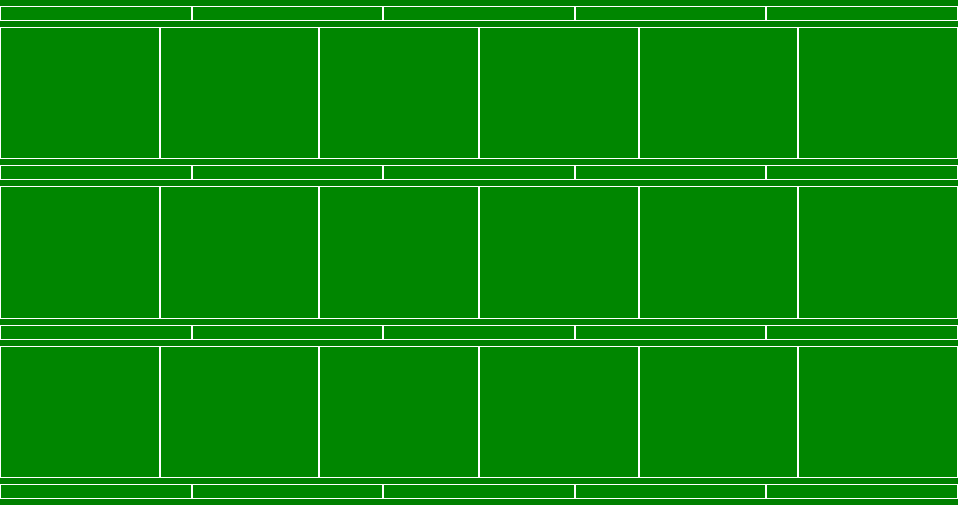
<?xml version="1.0" encoding="UTF-8"?>
<ui version="4.0">
 <class>Form</class>
 <widget class="QWidget" name="Form">
  <property name="geometry">
   <rect>
    <x>0</x>
    <y>0</y>
    <width>958</width>
    <height>505</height>
   </rect>
  </property>
  <property name="sizePolicy">
   <sizepolicy hsizetype="Ignored" vsizetype="Ignored">
    <horstretch>0</horstretch>
    <verstretch>0</verstretch>
   </sizepolicy>
  </property>
  <property name="font">
   <font>
    <kerning>true</kerning>
   </font>
  </property>
  <property name="windowTitle">
   <string>Form</string>
  </property>
  <property name="styleSheet">
   <string notr="true">QWidget#Form{background-color: rgb(98, 171, 32);}</string>
  </property>
  <layout class="QVBoxLayout" name="verticalLayout">
   <property name="spacing">
    <number>0</number>
   </property>
   <property name="leftMargin">
    <number>0</number>
   </property>
   <property name="topMargin">
    <number>0</number>
   </property>
   <property name="rightMargin">
    <number>0</number>
   </property>
   <property name="bottomMargin">
    <number>0</number>
   </property>
   <item>
    <widget class="QWidget" name="Frame" native="true">
     <property name="styleSheet">
      <string notr="true">#Frame{background-color:green;}</string>
     </property>
     <layout class="QVBoxLayout" name="verticalLayout1" stretch="1,5,1,5,1,5,1">
      <property name="spacing">
       <number>0</number>
      </property>
      <property name="leftMargin">
       <number>0</number>
      </property>
      <property name="topMargin">
       <number>0</number>
      </property>
      <property name="rightMargin">
       <number>0</number>
      </property>
      <property name="bottomMargin">
       <number>0</number>
      </property>
      <item>
       <widget class="QWidget" name="horizontalWidget_11" native="true">
        <property name="sizePolicy">
         <sizepolicy hsizetype="Minimum" vsizetype="Minimum">
          <horstretch>0</horstretch>
          <verstretch>0</verstretch>
         </sizepolicy>
        </property>
        <property name="styleSheet">
         <string notr="true">QPushButton:pressed {
       background-color: rgb(222, 255, 220);
    }</string>
        </property>
        <layout class="QHBoxLayout" name="horizontalLayout_43">
         <property name="spacing">
          <number>0</number>
         </property>
         <property name="sizeConstraint">
          <enum>QLayout::SetDefaultConstraint</enum>
         </property>
         <property name="leftMargin">
          <number>0</number>
         </property>
         <property name="topMargin">
          <number>0</number>
         </property>
         <property name="rightMargin">
          <number>0</number>
         </property>
         <property name="bottomMargin">
          <number>0</number>
         </property>
         <item>
          <widget class="QPushButton" name="btn_fence_0">
           <property name="sizePolicy">
            <sizepolicy hsizetype="Minimum" vsizetype="Minimum">
             <horstretch>0</horstretch>
             <verstretch>0</verstretch>
            </sizepolicy>
           </property>
           <property name="maximumSize">
            <size>
             <width>16777215</width>
             <height>15</height>
            </size>
           </property>
           <property name="styleSheet">
            <string notr="true">border:0.5px solid white;
background-color: rgba(0, 255, 0, 12);</string>
           </property>
           <property name="text">
            <string/>
           </property>
          </widget>
         </item>
         <item>
          <widget class="QPushButton" name="btn_fence_1">
           <property name="enabled">
            <bool>true</bool>
           </property>
           <property name="sizePolicy">
            <sizepolicy hsizetype="Minimum" vsizetype="Minimum">
             <horstretch>0</horstretch>
             <verstretch>0</verstretch>
            </sizepolicy>
           </property>
           <property name="maximumSize">
            <size>
             <width>16777215</width>
             <height>15</height>
            </size>
           </property>
           <property name="toolTipDuration">
            <number>-1</number>
           </property>
           <property name="styleSheet">
            <string notr="true">border:0.5px solid white;
background-color: rgba(0, 255, 0, 12);</string>
           </property>
           <property name="text">
            <string/>
           </property>
          </widget>
         </item>
         <item>
          <widget class="QPushButton" name="btn_fence_2">
           <property name="sizePolicy">
            <sizepolicy hsizetype="Minimum" vsizetype="Minimum">
             <horstretch>0</horstretch>
             <verstretch>0</verstretch>
            </sizepolicy>
           </property>
           <property name="maximumSize">
            <size>
             <width>16777215</width>
             <height>15</height>
            </size>
           </property>
           <property name="styleSheet">
            <string notr="true">border:0.5px solid white;
background-color: rgba(0, 255, 0, 12);</string>
           </property>
           <property name="text">
            <string/>
           </property>
          </widget>
         </item>
         <item>
          <widget class="QPushButton" name="btn_fence_3">
           <property name="sizePolicy">
            <sizepolicy hsizetype="Minimum" vsizetype="Minimum">
             <horstretch>0</horstretch>
             <verstretch>0</verstretch>
            </sizepolicy>
           </property>
           <property name="maximumSize">
            <size>
             <width>16777215</width>
             <height>15</height>
            </size>
           </property>
           <property name="styleSheet">
            <string notr="true">border:0.5px solid white;
background-color: rgba(0, 255, 0, 12);</string>
           </property>
           <property name="text">
            <string/>
           </property>
          </widget>
         </item>
         <item>
          <widget class="QPushButton" name="btn_fence_4">
           <property name="sizePolicy">
            <sizepolicy hsizetype="Minimum" vsizetype="Minimum">
             <horstretch>0</horstretch>
             <verstretch>0</verstretch>
            </sizepolicy>
           </property>
           <property name="maximumSize">
            <size>
             <width>16777215</width>
             <height>15</height>
            </size>
           </property>
           <property name="styleSheet">
            <string notr="true">border:0.5px solid white;
background-color: rgba(0, 255, 0, 12);</string>
           </property>
           <property name="text">
            <string/>
           </property>
          </widget>
         </item>
        </layout>
       </widget>
      </item>
      <item>
       <layout class="QHBoxLayout" name="horizontalLayout_A" stretch="1,30,1,30,1,30,1,30,1,30,1">
        <property name="spacing">
         <number>0</number>
        </property>
        <property name="leftMargin">
         <number>0</number>
        </property>
        <property name="rightMargin">
         <number>0</number>
        </property>
        <item>
         <widget class="QPushButton" name="btn_fence_5">
          <property name="sizePolicy">
           <sizepolicy hsizetype="Minimum" vsizetype="Minimum">
            <horstretch>0</horstretch>
            <verstretch>0</verstretch>
           </sizepolicy>
          </property>
          <property name="minimumSize">
           <size>
            <width>15</width>
            <height>0</height>
           </size>
          </property>
          <property name="maximumSize">
           <size>
            <width>16777215</width>
            <height>16777215</height>
           </size>
          </property>
          <property name="styleSheet">
           <string notr="true">border:0.5px solid white;
background-color: rgba(0, 255, 0, 12);</string>
          </property>
          <property name="text">
           <string/>
          </property>
         </widget>
        </item>
        <item>
         <layout class="QHBoxLayout" name="hlo_0_0">
          <property name="spacing">
           <number>0</number>
          </property>
         </layout>
        </item>
        <item>
         <widget class="QPushButton" name="btn_fence_6">
          <property name="sizePolicy">
           <sizepolicy hsizetype="Minimum" vsizetype="Minimum">
            <horstretch>0</horstretch>
            <verstretch>0</verstretch>
           </sizepolicy>
          </property>
          <property name="minimumSize">
           <size>
            <width>15</width>
            <height>0</height>
           </size>
          </property>
          <property name="maximumSize">
           <size>
            <width>16777215</width>
            <height>16777215</height>
           </size>
          </property>
          <property name="styleSheet">
           <string notr="true">border:0.5px solid white;
background-color: rgba(0, 255, 0, 12);</string>
          </property>
          <property name="text">
           <string/>
          </property>
         </widget>
        </item>
        <item>
         <layout class="QHBoxLayout" name="hlo_0_1">
          <property name="spacing">
           <number>0</number>
          </property>
          <property name="rightMargin">
           <number>0</number>
          </property>
         </layout>
        </item>
        <item>
         <widget class="QPushButton" name="btn_fence_7">
          <property name="sizePolicy">
           <sizepolicy hsizetype="Minimum" vsizetype="Minimum">
            <horstretch>0</horstretch>
            <verstretch>0</verstretch>
           </sizepolicy>
          </property>
          <property name="minimumSize">
           <size>
            <width>15</width>
            <height>0</height>
           </size>
          </property>
          <property name="maximumSize">
           <size>
            <width>16777215</width>
            <height>16777215</height>
           </size>
          </property>
          <property name="styleSheet">
           <string notr="true">border:0.5px solid white;
background-color: rgba(0, 255, 0, 12);</string>
          </property>
          <property name="text">
           <string/>
          </property>
         </widget>
        </item>
        <item>
         <layout class="QHBoxLayout" name="hlo_0_2">
          <property name="spacing">
           <number>0</number>
          </property>
          <property name="rightMargin">
           <number>0</number>
          </property>
         </layout>
        </item>
        <item>
         <widget class="QPushButton" name="btn_fence_8">
          <property name="sizePolicy">
           <sizepolicy hsizetype="Minimum" vsizetype="Minimum">
            <horstretch>0</horstretch>
            <verstretch>0</verstretch>
           </sizepolicy>
          </property>
          <property name="minimumSize">
           <size>
            <width>15</width>
            <height>0</height>
           </size>
          </property>
          <property name="maximumSize">
           <size>
            <width>16777215</width>
            <height>16777215</height>
           </size>
          </property>
          <property name="styleSheet">
           <string notr="true">border:0.5px solid white;
background-color: rgba(0, 255, 0, 12);</string>
          </property>
          <property name="text">
           <string/>
          </property>
         </widget>
        </item>
        <item>
         <layout class="QHBoxLayout" name="hlo_0_3">
          <property name="spacing">
           <number>0</number>
          </property>
          <property name="rightMargin">
           <number>0</number>
          </property>
         </layout>
        </item>
        <item>
         <widget class="QPushButton" name="btn_fence_9">
          <property name="sizePolicy">
           <sizepolicy hsizetype="Minimum" vsizetype="Minimum">
            <horstretch>0</horstretch>
            <verstretch>0</verstretch>
           </sizepolicy>
          </property>
          <property name="minimumSize">
           <size>
            <width>15</width>
            <height>0</height>
           </size>
          </property>
          <property name="maximumSize">
           <size>
            <width>16777215</width>
            <height>16777215</height>
           </size>
          </property>
          <property name="styleSheet">
           <string notr="true">border:0.5px solid white;
background-color: rgba(0, 255, 0, 12);</string>
          </property>
          <property name="text">
           <string/>
          </property>
         </widget>
        </item>
        <item>
         <layout class="QHBoxLayout" name="hlo_0_4">
          <property name="spacing">
           <number>0</number>
          </property>
          <property name="rightMargin">
           <number>0</number>
          </property>
         </layout>
        </item>
        <item>
         <widget class="QPushButton" name="btn_fence_10">
          <property name="sizePolicy">
           <sizepolicy hsizetype="Minimum" vsizetype="Minimum">
            <horstretch>0</horstretch>
            <verstretch>0</verstretch>
           </sizepolicy>
          </property>
          <property name="minimumSize">
           <size>
            <width>15</width>
            <height>0</height>
           </size>
          </property>
          <property name="maximumSize">
           <size>
            <width>16777215</width>
            <height>16777215</height>
           </size>
          </property>
          <property name="styleSheet">
           <string notr="true">border:0.5px solid white;
background-color: rgba(0, 255, 0, 12);</string>
          </property>
          <property name="text">
           <string/>
          </property>
         </widget>
        </item>
       </layout>
      </item>
      <item>
       <widget class="QWidget" name="horizontalWidget_14" native="true">
        <property name="styleSheet">
         <string notr="true">QPushButton:pressed {
       background-color: rgb(222, 255, 220);
    }</string>
        </property>
        <layout class="QHBoxLayout" name="horizontalLayout_44">
         <property name="spacing">
          <number>0</number>
         </property>
         <property name="sizeConstraint">
          <enum>QLayout::SetDefaultConstraint</enum>
         </property>
         <property name="leftMargin">
          <number>0</number>
         </property>
         <property name="topMargin">
          <number>0</number>
         </property>
         <property name="rightMargin">
          <number>0</number>
         </property>
         <property name="bottomMargin">
          <number>0</number>
         </property>
         <item>
          <widget class="QPushButton" name="btn_fence_11">
           <property name="sizePolicy">
            <sizepolicy hsizetype="Minimum" vsizetype="Minimum">
             <horstretch>0</horstretch>
             <verstretch>0</verstretch>
            </sizepolicy>
           </property>
           <property name="maximumSize">
            <size>
             <width>16777215</width>
             <height>15</height>
            </size>
           </property>
           <property name="styleSheet">
            <string notr="true">border:0.5px solid white;
background-color: rgba(0, 255, 0, 12);</string>
           </property>
           <property name="text">
            <string/>
           </property>
          </widget>
         </item>
         <item>
          <widget class="QPushButton" name="btn_fence_12">
           <property name="enabled">
            <bool>true</bool>
           </property>
           <property name="sizePolicy">
            <sizepolicy hsizetype="Minimum" vsizetype="Minimum">
             <horstretch>0</horstretch>
             <verstretch>0</verstretch>
            </sizepolicy>
           </property>
           <property name="maximumSize">
            <size>
             <width>16777215</width>
             <height>15</height>
            </size>
           </property>
           <property name="toolTipDuration">
            <number>-1</number>
           </property>
           <property name="styleSheet">
            <string notr="true">border:0.5px solid white;
background-color: rgba(0, 255, 0, 12);</string>
           </property>
           <property name="text">
            <string/>
           </property>
          </widget>
         </item>
         <item>
          <widget class="QPushButton" name="btn_fence_13">
           <property name="sizePolicy">
            <sizepolicy hsizetype="Minimum" vsizetype="Minimum">
             <horstretch>0</horstretch>
             <verstretch>0</verstretch>
            </sizepolicy>
           </property>
           <property name="maximumSize">
            <size>
             <width>16777215</width>
             <height>15</height>
            </size>
           </property>
           <property name="styleSheet">
            <string notr="true">border:0.5px solid white;
background-color: rgba(0, 255, 0, 12);</string>
           </property>
           <property name="text">
            <string/>
           </property>
          </widget>
         </item>
         <item>
          <widget class="QPushButton" name="btn_fence_14">
           <property name="sizePolicy">
            <sizepolicy hsizetype="Minimum" vsizetype="Minimum">
             <horstretch>0</horstretch>
             <verstretch>0</verstretch>
            </sizepolicy>
           </property>
           <property name="maximumSize">
            <size>
             <width>16777215</width>
             <height>15</height>
            </size>
           </property>
           <property name="styleSheet">
            <string notr="true">border:0.5px solid white;
background-color: rgba(0, 255, 0, 12);</string>
           </property>
           <property name="text">
            <string/>
           </property>
          </widget>
         </item>
         <item>
          <widget class="QPushButton" name="btn_fence_15">
           <property name="sizePolicy">
            <sizepolicy hsizetype="Minimum" vsizetype="Minimum">
             <horstretch>0</horstretch>
             <verstretch>0</verstretch>
            </sizepolicy>
           </property>
           <property name="maximumSize">
            <size>
             <width>16777215</width>
             <height>15</height>
            </size>
           </property>
           <property name="styleSheet">
            <string notr="true">border:0.5px solid white;
background-color: rgba(0, 255, 0, 12);</string>
           </property>
           <property name="text">
            <string/>
           </property>
          </widget>
         </item>
        </layout>
       </widget>
      </item>
      <item>
       <layout class="QHBoxLayout" name="horizontalLayout_B" stretch="1,30,1,30,1,30,1,30,1,30,1">
        <property name="spacing">
         <number>0</number>
        </property>
        <property name="leftMargin">
         <number>0</number>
        </property>
        <property name="rightMargin">
         <number>0</number>
        </property>
        <item>
         <widget class="QPushButton" name="btn_fence_16">
          <property name="sizePolicy">
           <sizepolicy hsizetype="Minimum" vsizetype="Minimum">
            <horstretch>0</horstretch>
            <verstretch>0</verstretch>
           </sizepolicy>
          </property>
          <property name="minimumSize">
           <size>
            <width>15</width>
            <height>0</height>
           </size>
          </property>
          <property name="styleSheet">
           <string notr="true">border:0.5px solid white;
background-color: rgba(0, 255, 0, 12);</string>
          </property>
          <property name="text">
           <string/>
          </property>
         </widget>
        </item>
        <item>
         <layout class="QHBoxLayout" name="hlo_1_0">
          <property name="spacing">
           <number>0</number>
          </property>
         </layout>
        </item>
        <item>
         <widget class="QPushButton" name="btn_fence_17">
          <property name="sizePolicy">
           <sizepolicy hsizetype="Minimum" vsizetype="Minimum">
            <horstretch>0</horstretch>
            <verstretch>0</verstretch>
           </sizepolicy>
          </property>
          <property name="minimumSize">
           <size>
            <width>15</width>
            <height>0</height>
           </size>
          </property>
          <property name="styleSheet">
           <string notr="true">border:0.5px solid white;
background-color: rgba(0, 255, 0, 12);</string>
          </property>
          <property name="text">
           <string/>
          </property>
         </widget>
        </item>
        <item>
         <layout class="QHBoxLayout" name="hlo_1_1">
          <property name="spacing">
           <number>0</number>
          </property>
         </layout>
        </item>
        <item>
         <widget class="QPushButton" name="btn_fence_18">
          <property name="sizePolicy">
           <sizepolicy hsizetype="Minimum" vsizetype="Minimum">
            <horstretch>0</horstretch>
            <verstretch>0</verstretch>
           </sizepolicy>
          </property>
          <property name="minimumSize">
           <size>
            <width>15</width>
            <height>0</height>
           </size>
          </property>
          <property name="styleSheet">
           <string notr="true">border:0.5px solid white;
background-color: rgba(0, 255, 0, 12);</string>
          </property>
          <property name="text">
           <string/>
          </property>
         </widget>
        </item>
        <item>
         <layout class="QHBoxLayout" name="hlo_1_2">
          <property name="spacing">
           <number>0</number>
          </property>
         </layout>
        </item>
        <item>
         <widget class="QPushButton" name="btn_fence_19">
          <property name="sizePolicy">
           <sizepolicy hsizetype="Minimum" vsizetype="Minimum">
            <horstretch>0</horstretch>
            <verstretch>0</verstretch>
           </sizepolicy>
          </property>
          <property name="minimumSize">
           <size>
            <width>15</width>
            <height>0</height>
           </size>
          </property>
          <property name="styleSheet">
           <string notr="true">border:0.5px solid white;
background-color: rgba(0, 255, 0, 12);</string>
          </property>
          <property name="text">
           <string/>
          </property>
         </widget>
        </item>
        <item>
         <layout class="QHBoxLayout" name="hlo_1_3">
          <property name="spacing">
           <number>0</number>
          </property>
         </layout>
        </item>
        <item>
         <widget class="QPushButton" name="btn_fence_20">
          <property name="sizePolicy">
           <sizepolicy hsizetype="Minimum" vsizetype="Minimum">
            <horstretch>0</horstretch>
            <verstretch>0</verstretch>
           </sizepolicy>
          </property>
          <property name="minimumSize">
           <size>
            <width>15</width>
            <height>0</height>
           </size>
          </property>
          <property name="styleSheet">
           <string notr="true">border:0.5px solid white;
background-color: rgba(0, 255, 0, 12);</string>
          </property>
          <property name="text">
           <string/>
          </property>
         </widget>
        </item>
        <item>
         <layout class="QHBoxLayout" name="hlo_1_4">
          <property name="spacing">
           <number>0</number>
          </property>
         </layout>
        </item>
        <item>
         <widget class="QPushButton" name="btn_fence_21">
          <property name="sizePolicy">
           <sizepolicy hsizetype="Minimum" vsizetype="Minimum">
            <horstretch>0</horstretch>
            <verstretch>0</verstretch>
           </sizepolicy>
          </property>
          <property name="minimumSize">
           <size>
            <width>15</width>
            <height>0</height>
           </size>
          </property>
          <property name="styleSheet">
           <string notr="true">border:0.5px solid white;
background-color: rgba(0, 255, 0, 12);</string>
          </property>
          <property name="text">
           <string/>
          </property>
         </widget>
        </item>
       </layout>
      </item>
      <item>
       <widget class="QWidget" name="horizontalWidget_16" native="true">
        <property name="styleSheet">
         <string notr="true">QPushButton:pressed {
       background-color: rgb(222, 255, 220);
    }</string>
        </property>
        <layout class="QHBoxLayout" name="horizontalLayout_45">
         <property name="spacing">
          <number>0</number>
         </property>
         <property name="sizeConstraint">
          <enum>QLayout::SetDefaultConstraint</enum>
         </property>
         <property name="leftMargin">
          <number>0</number>
         </property>
         <property name="topMargin">
          <number>0</number>
         </property>
         <property name="rightMargin">
          <number>0</number>
         </property>
         <property name="bottomMargin">
          <number>0</number>
         </property>
         <item>
          <widget class="QPushButton" name="btn_fence_22">
           <property name="sizePolicy">
            <sizepolicy hsizetype="Minimum" vsizetype="Minimum">
             <horstretch>0</horstretch>
             <verstretch>0</verstretch>
            </sizepolicy>
           </property>
           <property name="maximumSize">
            <size>
             <width>16777215</width>
             <height>15</height>
            </size>
           </property>
           <property name="styleSheet">
            <string notr="true">border:0.5px solid white;
background-color: rgba(0, 255, 0, 12);</string>
           </property>
           <property name="text">
            <string/>
           </property>
          </widget>
         </item>
         <item>
          <widget class="QPushButton" name="btn_fence_23">
           <property name="enabled">
            <bool>true</bool>
           </property>
           <property name="sizePolicy">
            <sizepolicy hsizetype="Minimum" vsizetype="Minimum">
             <horstretch>0</horstretch>
             <verstretch>0</verstretch>
            </sizepolicy>
           </property>
           <property name="maximumSize">
            <size>
             <width>16777215</width>
             <height>15</height>
            </size>
           </property>
           <property name="toolTipDuration">
            <number>-1</number>
           </property>
           <property name="styleSheet">
            <string notr="true">border:0.5px solid white;
background-color: rgba(0, 255, 0, 12);</string>
           </property>
           <property name="text">
            <string/>
           </property>
          </widget>
         </item>
         <item>
          <widget class="QPushButton" name="btn_fence_24">
           <property name="sizePolicy">
            <sizepolicy hsizetype="Minimum" vsizetype="Minimum">
             <horstretch>0</horstretch>
             <verstretch>0</verstretch>
            </sizepolicy>
           </property>
           <property name="maximumSize">
            <size>
             <width>16777215</width>
             <height>15</height>
            </size>
           </property>
           <property name="styleSheet">
            <string notr="true">border:0.5px solid white;
background-color: rgba(0, 255, 0, 12);</string>
           </property>
           <property name="text">
            <string/>
           </property>
          </widget>
         </item>
         <item>
          <widget class="QPushButton" name="btn_fence_25">
           <property name="sizePolicy">
            <sizepolicy hsizetype="Minimum" vsizetype="Minimum">
             <horstretch>0</horstretch>
             <verstretch>0</verstretch>
            </sizepolicy>
           </property>
           <property name="maximumSize">
            <size>
             <width>16777215</width>
             <height>15</height>
            </size>
           </property>
           <property name="styleSheet">
            <string notr="true">border:0.5px solid white;
background-color: rgba(0, 255, 0, 12);</string>
           </property>
           <property name="text">
            <string/>
           </property>
          </widget>
         </item>
         <item>
          <widget class="QPushButton" name="btn_fence_26">
           <property name="sizePolicy">
            <sizepolicy hsizetype="Minimum" vsizetype="Minimum">
             <horstretch>0</horstretch>
             <verstretch>0</verstretch>
            </sizepolicy>
           </property>
           <property name="maximumSize">
            <size>
             <width>16777215</width>
             <height>15</height>
            </size>
           </property>
           <property name="styleSheet">
            <string notr="true">border:0.5px solid white;
background-color: rgba(0, 255, 0, 12);</string>
           </property>
           <property name="text">
            <string/>
           </property>
          </widget>
         </item>
        </layout>
       </widget>
      </item>
      <item>
       <layout class="QHBoxLayout" name="horizontalLayout_A_5" stretch="1,30,1,30,1,30,1,30,1,30,1">
        <property name="spacing">
         <number>0</number>
        </property>
        <property name="rightMargin">
         <number>0</number>
        </property>
        <item>
         <widget class="QPushButton" name="btn_fence_27">
          <property name="sizePolicy">
           <sizepolicy hsizetype="Minimum" vsizetype="Minimum">
            <horstretch>0</horstretch>
            <verstretch>0</verstretch>
           </sizepolicy>
          </property>
          <property name="minimumSize">
           <size>
            <width>15</width>
            <height>0</height>
           </size>
          </property>
          <property name="styleSheet">
           <string notr="true">border:0.5px solid white;
background-color: rgba(0, 255, 0, 12);</string>
          </property>
          <property name="text">
           <string/>
          </property>
         </widget>
        </item>
        <item>
         <layout class="QHBoxLayout" name="hlo_2_0">
          <property name="spacing">
           <number>0</number>
          </property>
         </layout>
        </item>
        <item>
         <widget class="QPushButton" name="btn_fence_28">
          <property name="sizePolicy">
           <sizepolicy hsizetype="Minimum" vsizetype="Minimum">
            <horstretch>0</horstretch>
            <verstretch>0</verstretch>
           </sizepolicy>
          </property>
          <property name="minimumSize">
           <size>
            <width>15</width>
            <height>0</height>
           </size>
          </property>
          <property name="styleSheet">
           <string notr="true">border:0.5px solid white;
background-color: rgba(0, 255, 0, 12);</string>
          </property>
          <property name="text">
           <string/>
          </property>
         </widget>
        </item>
        <item>
         <layout class="QHBoxLayout" name="hlo_2_1">
          <property name="spacing">
           <number>0</number>
          </property>
         </layout>
        </item>
        <item>
         <widget class="QPushButton" name="btn_fence_29">
          <property name="sizePolicy">
           <sizepolicy hsizetype="Minimum" vsizetype="Minimum">
            <horstretch>0</horstretch>
            <verstretch>0</verstretch>
           </sizepolicy>
          </property>
          <property name="minimumSize">
           <size>
            <width>15</width>
            <height>0</height>
           </size>
          </property>
          <property name="styleSheet">
           <string notr="true">border:0.5px solid white;
background-color: rgba(0, 255, 0, 12);</string>
          </property>
          <property name="text">
           <string/>
          </property>
         </widget>
        </item>
        <item>
         <layout class="QHBoxLayout" name="hlo_2_2">
          <property name="spacing">
           <number>0</number>
          </property>
         </layout>
        </item>
        <item>
         <widget class="QPushButton" name="btn_fence_30">
          <property name="sizePolicy">
           <sizepolicy hsizetype="Minimum" vsizetype="Minimum">
            <horstretch>0</horstretch>
            <verstretch>0</verstretch>
           </sizepolicy>
          </property>
          <property name="minimumSize">
           <size>
            <width>15</width>
            <height>0</height>
           </size>
          </property>
          <property name="styleSheet">
           <string notr="true">border:0.5px solid white;
background-color: rgba(0, 255, 0, 12);</string>
          </property>
          <property name="text">
           <string/>
          </property>
         </widget>
        </item>
        <item>
         <layout class="QHBoxLayout" name="hlo_2_3">
          <property name="spacing">
           <number>0</number>
          </property>
         </layout>
        </item>
        <item>
         <widget class="QPushButton" name="btn_fence_31">
          <property name="sizePolicy">
           <sizepolicy hsizetype="Minimum" vsizetype="Minimum">
            <horstretch>0</horstretch>
            <verstretch>0</verstretch>
           </sizepolicy>
          </property>
          <property name="minimumSize">
           <size>
            <width>15</width>
            <height>0</height>
           </size>
          </property>
          <property name="styleSheet">
           <string notr="true">border:0.5px solid white;
background-color: rgba(0, 255, 0, 12);</string>
          </property>
          <property name="text">
           <string/>
          </property>
         </widget>
        </item>
        <item>
         <layout class="QHBoxLayout" name="hlo_2_4">
          <property name="spacing">
           <number>0</number>
          </property>
         </layout>
        </item>
        <item>
         <widget class="QPushButton" name="btn_fence_32">
          <property name="sizePolicy">
           <sizepolicy hsizetype="Minimum" vsizetype="Minimum">
            <horstretch>0</horstretch>
            <verstretch>0</verstretch>
           </sizepolicy>
          </property>
          <property name="minimumSize">
           <size>
            <width>15</width>
            <height>0</height>
           </size>
          </property>
          <property name="styleSheet">
           <string notr="true">border:0.5px solid white;
background-color: rgba(0, 255, 0, 12);</string>
          </property>
          <property name="text">
           <string/>
          </property>
         </widget>
        </item>
       </layout>
      </item>
      <item>
       <widget class="QWidget" name="horizontalWidget_20" native="true">
        <property name="sizePolicy">
         <sizepolicy hsizetype="Minimum" vsizetype="Minimum">
          <horstretch>0</horstretch>
          <verstretch>0</verstretch>
         </sizepolicy>
        </property>
        <property name="styleSheet">
         <string notr="true">QPushButton:pressed {
       background-color: rgb(222, 255, 220);
    }</string>
        </property>
        <layout class="QHBoxLayout" name="horizontalLayout_49">
         <property name="spacing">
          <number>0</number>
         </property>
         <property name="sizeConstraint">
          <enum>QLayout::SetDefaultConstraint</enum>
         </property>
         <property name="leftMargin">
          <number>0</number>
         </property>
         <property name="topMargin">
          <number>0</number>
         </property>
         <property name="rightMargin">
          <number>0</number>
         </property>
         <property name="bottomMargin">
          <number>0</number>
         </property>
         <item>
          <widget class="QPushButton" name="btn_fence_33">
           <property name="sizePolicy">
            <sizepolicy hsizetype="Minimum" vsizetype="Minimum">
             <horstretch>0</horstretch>
             <verstretch>0</verstretch>
            </sizepolicy>
           </property>
           <property name="maximumSize">
            <size>
             <width>16777215</width>
             <height>15</height>
            </size>
           </property>
           <property name="styleSheet">
            <string notr="true">border:0.5px solid white;
background-color: rgba(0, 255, 0, 12);</string>
           </property>
           <property name="text">
            <string/>
           </property>
          </widget>
         </item>
         <item>
          <widget class="QPushButton" name="btn_fence_34">
           <property name="enabled">
            <bool>true</bool>
           </property>
           <property name="sizePolicy">
            <sizepolicy hsizetype="Minimum" vsizetype="Minimum">
             <horstretch>0</horstretch>
             <verstretch>0</verstretch>
            </sizepolicy>
           </property>
           <property name="maximumSize">
            <size>
             <width>16777215</width>
             <height>15</height>
            </size>
           </property>
           <property name="toolTipDuration">
            <number>-1</number>
           </property>
           <property name="styleSheet">
            <string notr="true">border:0.5px solid white;
background-color: rgba(0, 255, 0, 12);</string>
           </property>
           <property name="text">
            <string/>
           </property>
          </widget>
         </item>
         <item>
          <widget class="QPushButton" name="btn_fence_35">
           <property name="sizePolicy">
            <sizepolicy hsizetype="Minimum" vsizetype="Minimum">
             <horstretch>0</horstretch>
             <verstretch>0</verstretch>
            </sizepolicy>
           </property>
           <property name="maximumSize">
            <size>
             <width>16777215</width>
             <height>15</height>
            </size>
           </property>
           <property name="styleSheet">
            <string notr="true">border:0.5px solid white;
background-color: rgba(0, 255, 0, 12);</string>
           </property>
           <property name="text">
            <string/>
           </property>
          </widget>
         </item>
         <item>
          <widget class="QPushButton" name="btn_fence_36">
           <property name="sizePolicy">
            <sizepolicy hsizetype="Minimum" vsizetype="Minimum">
             <horstretch>0</horstretch>
             <verstretch>0</verstretch>
            </sizepolicy>
           </property>
           <property name="maximumSize">
            <size>
             <width>16777215</width>
             <height>15</height>
            </size>
           </property>
           <property name="styleSheet">
            <string notr="true">border:0.5px solid white;
background-color: rgba(0, 255, 0, 12);</string>
           </property>
           <property name="text">
            <string/>
           </property>
          </widget>
         </item>
         <item>
          <widget class="QPushButton" name="btn_fence_37">
           <property name="sizePolicy">
            <sizepolicy hsizetype="Minimum" vsizetype="Minimum">
             <horstretch>0</horstretch>
             <verstretch>0</verstretch>
            </sizepolicy>
           </property>
           <property name="maximumSize">
            <size>
             <width>16777215</width>
             <height>15</height>
            </size>
           </property>
           <property name="styleSheet">
            <string notr="true">border:0.5px solid white;
background-color: rgba(0, 255, 0, 12);</string>
           </property>
           <property name="text">
            <string/>
           </property>
          </widget>
         </item>
        </layout>
       </widget>
      </item>
     </layout>
    </widget>
   </item>
  </layout>
 </widget>
 <resources/>
 <connections/>
</ui>
